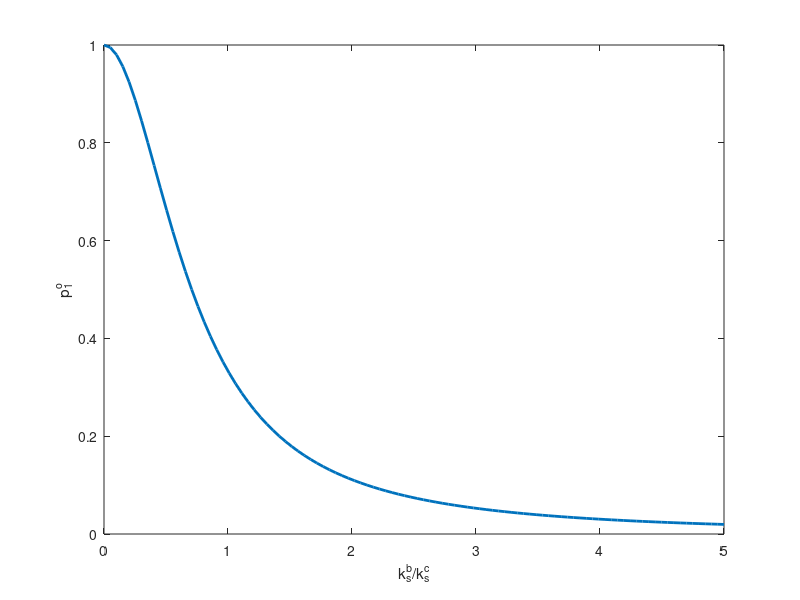

This chart was generated by the following MATLAB code:
kappa = linspace(0,5,100);
po1 = 1./(2*kappa.^2+1);

close all
figure
plot(kappa,po1,'linewidth',2)
xlabel('{k_s^b/k_s^c}')
ylabel('p_1^o')